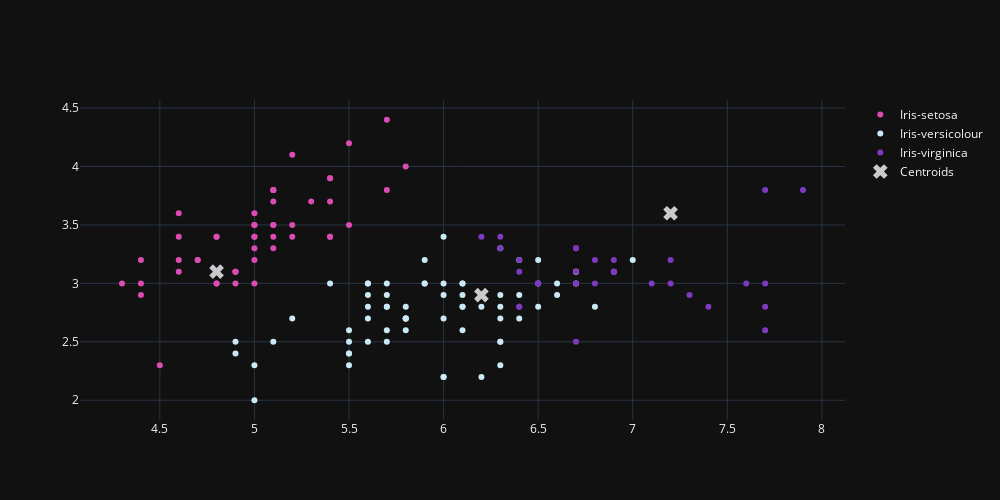

The code cell stored with this chart in its notebook:
### Code cell
fig = go.Figure()
fig.add_trace(go.Scatter(
    x=X[points == 0, 0], y=X[points == 0, 1],
    mode='markers',marker_color='#DB4CB2',name='Iris-setosa'
))

fig.add_trace(go.Scatter(
    x=X[points == 1, 0], y=X[points == 1, 1],
    mode='markers',marker_color='#c9e9f6',name='Iris-versicolour'
))

fig.add_trace(go.Scatter(
    x=X[points == 2, 0], y=X[points == 2, 1],
    mode='markers',marker_color='#7D3AC1',name='Iris-virginica'
))

fig.add_trace(go.Scatter(
    x=centroids[:, 0], y=centroids[:,1],
    mode='markers',marker_color='#CAC9CD',marker_symbol=4,marker_size=13,name='Centroids'
))
fig.update_layout(template='plotly_dark',width=1000, height=500,)

### Figure 1 — Plotly figure (JSON) as saved in the notebook; plotly's stock layout.template omitted (floating-point values rounded to 4 significant figures)
{"data": [{"marker": {"color": "#DB4CB2"}, "mode": "markers", "name": "Iris-setosa", "type": "scatter", "x": [5.1, 4.9, 4.7, 4.6, 5.0, 5.4, 4.6, 5.0, 4.4, 4.9, 5.4, 4.8, 4.8, 4.3, 5.8, 5.7, 5.4, 5.1, 5.7, 5.1, 5.4, 5.1, 4.6, 5.1, 4.8, 5.0, 5.0, 5.2, 5.2, 4.7, 4.8, 5.4, 5.2, 5.5, 4.9, 5.0, 5.5, 4.9, 4.4, 5.1, 5.0, 4.5, 4.4, 5.0, 5.1, 4.8, 5.1, 4.6, 5.3, 5.0], "y": [3.5, 3.0, 3.2, 3.1, 3.6, 3.9, 3.4, 3.4, 2.9, 3.1, 3.7, 3.4, 3.0, 3.0, 4.0, 4.4, 3.9, 3.5, 3.8, 3.8, 3.4, 3.7, 3.6, 3.3, 3.4, 3.0, 3.4, 3.5, 3.4, 3.2, 3.1, 3.4, 4.1, 4.2, 3.1, 3.2, 3.5, 3.1, 3.0, 3.4, 3.5, 2.3, 3.2, 3.5, 3.8, 3.0, 3.8, 3.2, 3.7, 3.3]}, {"marker": {"color": "#c9e9f6"}, "mode": "markers", "name": "Iris-versicolour", "type": "scatter", "x": [7.0, 6.4, 6.9, 5.5, 6.5, 5.7, 6.3, 4.9, 6.6, 5.2, 5.0, 5.9, 6.0, 6.1, 5.6, 6.7, 5.6, 5.8, 6.2, 5.6, 5.9, 6.1, 6.3, 6.1, 6.4, 6.6, 6.8, 6.7, 6.0, 5.7, 5.5, 5.5, 5.8, 6.0, 5.4, 6.0, 6.7, 6.3, 5.6, 5.5, 5.5, 6.1, 5.8, 5.0, 5.6, 5.7, 5.7, 6.2, 5.1, 5.7, 5.8, 6.3, 4.9, 6.5, 6.4, 5.7, 5.8, 6.0, 5.6, 6.3, 6.2, 6.1, 6.3, 6.1, 6.0, 5.8, 6.3, 6.5, 5.9], "y": [3.2, 3.2, 3.1, 2.3, 2.8, 2.8, 3.3, 2.4, 2.9, 2.7, 2.0, 3.0, 2.2, 2.9, 2.9, 3.1, 3.0, 2.7, 2.2, 2.5, 3.2, 2.8, 2.5, 2.8, 2.9, 3.0, 2.8, 3.0, 2.9, 2.6, 2.4, 2.4, 2.7, 2.7, 3.0, 3.4, 3.1, 2.3, 3.0, 2.5, 2.6, 3.0, 2.6, 2.3, 2.7, 3.0, 2.9, 2.9, 2.5, 2.8, 2.7, 2.9, 2.5, 3.2, 2.7, 2.5, 2.8, 2.2, 2.8, 2.7, 2.8, 3.0, 2.8, 2.6, 3.0, 2.7, 2.5, 3.0, 3.0]}, {"marker": {"color": "#7D3AC1"}, "mode": "markers", "name": "Iris-virginica", "type": "scatter", "x": [6.3, 7.1, 6.5, 7.6, 7.3, 6.7, 7.2, 6.8, 6.4, 6.5, 7.7, 7.7, 6.9, 7.7, 6.7, 7.2, 6.4, 7.2, 7.4, 7.9, 6.4, 7.7, 6.3, 6.4, 6.9, 6.7, 6.9, 6.8, 6.7, 6.7, 6.2], "y": [3.3, 3.0, 3.0, 3.0, 2.9, 2.5, 3.6, 3.0, 3.2, 3.0, 3.8, 2.6, 3.2, 2.8, 3.3, 3.2, 2.8, 3.0, 2.8, 3.8, 2.8, 3.0, 3.4, 3.1, 3.1, 3.1, 3.1, 3.2, 3.3, 3.0, 3.4]}, {"marker": {"color": "#CAC9CD", "size": 13, "symbol": 4}, "mode": "markers", "name": "Centroids", "type": "scatter", "x": [4.8, 6.2, 7.2], "y": [3.1, 2.9, 3.6]}], "layout": {"height": 500, "width": 1000}}
